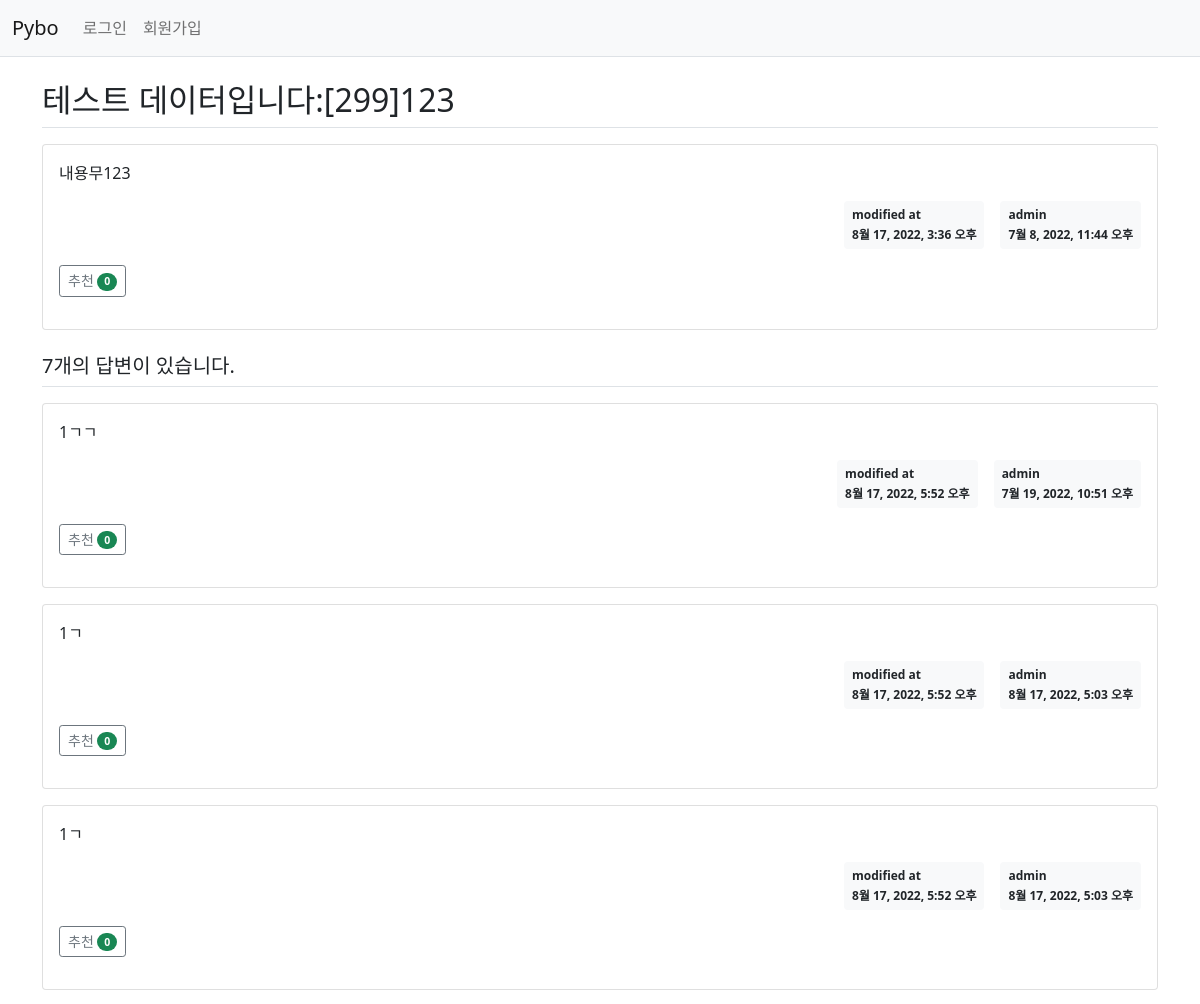
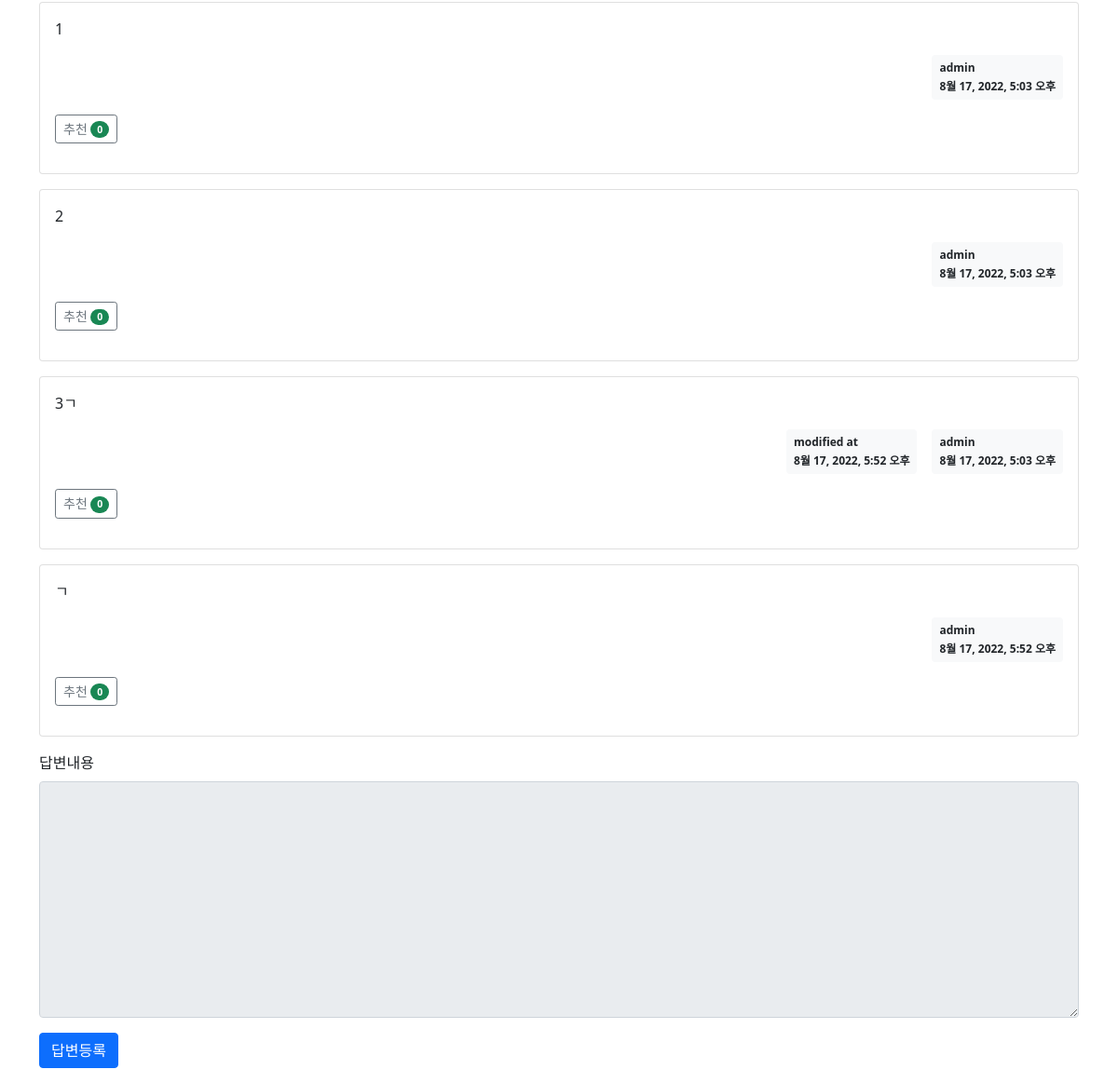
/pybo/304/, run on the app's committed database (2 pictures, top to bottom).
### pybo/models.py (models this page shows, shortened)
class Question(models.Model):
    author = models.ForeignKey(User, on_delete=models.CASCADE, related_name='author_question')
    subject = models.CharField(max_length=200)
    content = models.TextField()
    create_date = models.DateTimeField()
    modify_date = models.DateTimeField(null=True, blank=True)
    voter = models.ManyToManyField(User, related_name='voter_question')  # 추천인 추가

class Answer(models.Model):
    author = models.ForeignKey(User, on_delete=models.CASCADE, related_name='author_answer')
    question = models.ForeignKey(Question, on_delete=models.CASCADE)
    content = models.TextField()
    create_date = models.DateTimeField()
    modify_date = models.DateTimeField(null=True, blank=True)
    voter = models.ManyToManyField(User, related_name='voter_answer')

### pybo/views/base_views.py (the view)
def detail(request, question_id):
	question = get_object_or_404(Question, pk=question_id)
	context = {'question': question}
	return render(request, 'pybo/question_detail.html', context)

### pybo/templatetags/pybo_filter.py (called while the page is built)
@register.filter()
def mark(value):
    extensions = ["nl2br", "fenced_code"]
    return mark_safe(markdown.markdown(value, extensions=extensions))

### templates/pybo/question_detail.html (shortened to what this page needs)
{% extends 'base.html' %}
{% load pybo_filter %}
{% block content %}
<div class="container my-3">
    <h2 class="border-bottom py-2">{{ question.subject }}</h2>
    <div class="card my-3">
        <div class="card-body">
            <div class="card-text">{{ question.content|mark }}</div>
            <div class="d-flex justify-content-end">
                {% if question.modify_date %}
                <div class="badge bg-light text-dark p-2 text-start mx-3">
                    <div class="mb-2">modified at</div>
                    <div>{{ question.modify_date }}</div>
                </div>
                {% endif %}
                <div class="badge bg-light text-dark p-2 text-start">
                    <div class="mb-2">{{ question.author.username }}</div>
                    <div>{{ question.create_date }}</div>
                </div>
            </div>
            <div class="my-3">
                <a href="javascript:void(0)" data-uri="{% url 'pybo:question_vote' question.id  %}"
               class="recommend btn btn-sm btn-outline-secondary"> 추천
                <span class="badge rounded-pill bg-success">{{question.voter.count}}</span>
                </a>
            </div>
        </div>
    </div>
    <h5 class="border-bottom my-3 py-2">{{question.answer_set.count}}개의 답변이 있습니다.</h5>
    {% for answer in question.answer_set.all %}
    <div class="card my-3">
        <div class="card-body">
            <div class="card-text">{{ answer.content|mark }}</div>
            <div class="d-flex justify-content-end">
                {% if answer.modify_date %}
                <div class="badge bg-light text-dark p-2 text-start mx-3">
                    <div class="mb-2">modified at</div>
                    <div>{{ answer.modify_date }}</div>
                </div>
                {% endif %}
                <div class="badge bg-light text-dark p-2 text-start text-start">
                    <div class="mb-2">{{ answer.author.username }}</div>
                    <div>{{ answer.create_date }}</div>
                </div>
            </div>
            <div class="my-3">
                <a href="javascript:void(0)" data-uri="{% url 'pybo:answer_vote' answer.id  %}"
                    class="recommend btn btn-sm btn-outline-secondary"> 추천
                    <span class="badge rounded-pill bg-success">{{answer.voter.count}}</span>
                </a>
            </div>
        </div>
    </div>
    {% endfor %}
    <form action="{% url 'pybo:answer_create' question.id %}" method="post" class="my-3">
        <div class="mb-3">
            <label for="content" class="form-label">답변내용</label>
            <textarea {% if not user.is_authenticated %}disabled{% endif %}
              name="content" id="content" class="form-control" rows="10"></textarea>
        </div>
        <input type="submit" value="답변등록" class="btn btn-primary">
    </form>
</div>
{% endblock %}

### data on the page
Question: subject "테스트 데이터입니다:[299]123", content|mark "내용무123", modify_date "8월 17, 2022, 3:36 오후", author.username "admin", create_date "7월 8, 2022, 11:44 오후", voter.count "0", answer_set.count "7"
Answer: content|mark "1ㄱㄱ", modify_date "8월 17, 2022, 5:52 오후", author.username "admin", create_date "7월 19, 2022, 10:51 오후", voter.count "0"
Answer: content|mark "1ㄱ", modify_date "8월 17, 2022, 5:52 오후", author.username "admin", create_date "8월 17, 2022, 5:03 오후", voter.count "0"
Answer: content|mark "1ㄱ", modify_date "8월 17, 2022, 5:52 오후", author.username "admin", create_date "8월 17, 2022, 5:03 오후", voter.count "0"
Answer: content|mark "1", author.username "admin", create_date "8월 17, 2022, 5:03 오후", voter.count "0"
Answer: content|mark "2", author.username "admin", create_date "8월 17, 2022, 5:03 오후", voter.count "0"
Answer: content|mark "3ㄱ", modify_date "8월 17, 2022, 5:52 오후", author.username "admin", create_date "8월 17, 2022, 5:03 오후", voter.count "0"
Answer: content|mark "ㄱ", author.username "admin", create_date "8월 17, 2022, 5:52 오후", voter.count "0"
